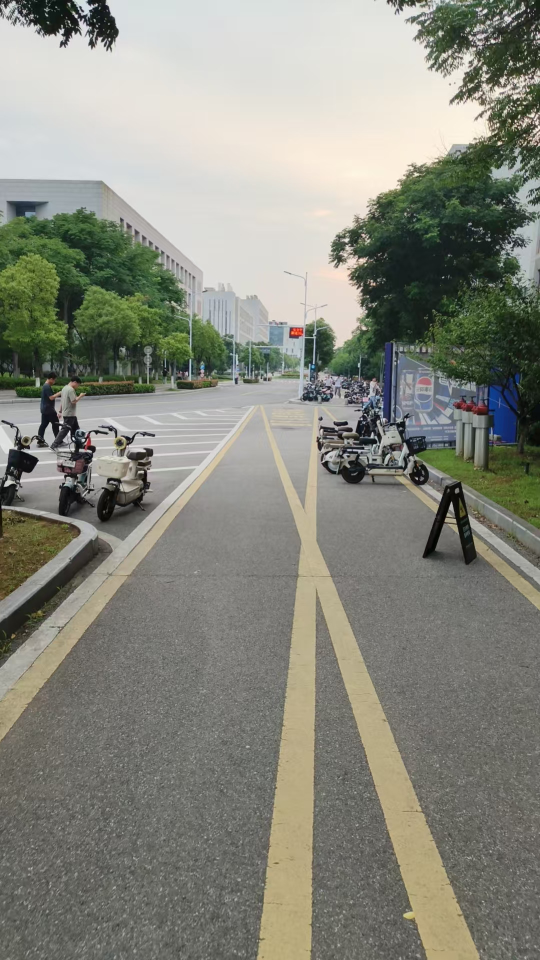
#> input picture data/phone.jpg, 1080 x 1920 px (shown at 1/2 size)
$ python -i sat_features.py   (imports and definitions only)
#> lines starting #> are read from the running program, lines starting #| are printed output that depends on the picture; after the words box and inside, x2 and y2 are one past the last pixel; in counts of white or black regions, pixels touching at a corner belong together
### src/geometry.py
# -*- coding: utf-8 -*-
import math
from dataclasses import dataclass
import numpy as np
import cv2
import config as C

@dataclass
class Pose:
    x: float
    y: float
    yaw: float
    pitch: float
    hfov: float
    mpp: float


def clamp(v, lo, hi):
    return max(lo, min(hi, v))


def angle_diff_deg(a, b):
    return abs((a - b + 180.0) % 360.0 - 180.0)


def vector_from_bearing(deg):
    t = math.radians(deg)
    return np.array([math.sin(t), -math.cos(t)], dtype=np.float64)


def right_vector_from_bearing(deg):
    return vector_from_bearing(deg + 90.0)


# [76 lines left out: functions pixel_ray_to_ground_m, project_uv_to_sat, build_fov_polygon, draw_alpha_poly, not called in this run]

### src/sat_features.py
# -*- coding: utf-8 -*-
import cv2
import numpy as np
import config as C
from .geometry import vector_from_bearing


def remove_red_annotation(img):
    if not C.REMOVE_RED_ANNOTATION:
        return img.copy()
    b, g, r = cv2.split(img)
    mask = ((r > 140) & (g < 135) & (b < 135)).astype(np.uint8) * 255
    if int(mask.sum()) == 0:
        return img.copy()
    return cv2.inpaint(img, mask, 3, cv2.INPAINT_TELEA)


def build_sat_features(sat_img):
    h, w = sat_img.shape[:2]
    clean = remove_red_annotation(sat_img)
    hsv = cv2.cvtColor(clean, cv2.COLOR_BGR2HSV)
    lab = cv2.cvtColor(clean, cv2.COLOR_BGR2LAB).astype(np.float32)

    # local mask
    local = np.zeros((h, w), dtype=np.uint8)
    gx, gy = map(int, C.GPS_XY_INIT)
    cv2.circle(local, (gx, gy), C.SAT_FEATURE_RADIUS_PX, 255, -1)

    # road color seeds along initial yaw
    fwd = vector_from_bearing(C.YAW_INIT_DEG)
    seed_cols = []
    for d in C.ROAD_SEED_FORWARD_PX:
        p = np.array(C.GPS_XY_INIT, dtype=float) + fwd * d
        x = int(np.clip(round(p[0]), 0, w - 1))
        y = int(np.clip(round(p[1]), 0, h - 1))
        patch = lab[max(0,y-2):min(h,y+3), max(0,x-2):min(w,x+3)].reshape(-1, 3)
        if len(patch):
            seed_cols.append(np.mean(patch, axis=0))
    if not seed_cols:
        seed_cols = [np.mean(lab.reshape(-1,3), axis=0)]

    dist_min = np.full((h, w), 1e9, dtype=np.float32)
    for c in seed_cols:
        d = np.linalg.norm(lab - c.reshape(1, 1, 3), axis=2)
        dist_min = np.minimum(dist_min, d)
    road = (dist_min < C.ROAD_LAB_DIST_THRESHOLD).astype(np.uint8) * 255
    road = cv2.bitwise_and(road, local)

    H, S, V = cv2.split(hsv)
    green = (((H >= 35) & (H <= 95) & (S > 35) & (V > 40))).astype(np.uint8) * 255
    green = cv2.bitwise_and(green, local)
    water = (((H >= 70) & (H <= 125) & (S > 20) & (V < 135))).astype(np.uint8) * 255
    bad = cv2.bitwise_or(green, water)
    bad = cv2.bitwise_and(bad, local)
    road[bad > 0] = 0

    k = cv2.getStructuringElement(cv2.MORPH_ELLIPSE, (5,5))
    road = cv2.morphologyEx(road, cv2.MORPH_OPEN, k)
    road = cv2.morphologyEx(road, cv2.MORPH_CLOSE, k)

    gray = cv2.cvtColor(clean, cv2.COLOR_BGR2GRAY)
    gray = cv2.createCLAHE(clipLimit=2.0, tileGridSize=(8,8)).apply(gray)
    gray = cv2.GaussianBlur(gray, (5,5), 0)
    edge = cv2.Canny(gray, 50, 150)
    edge = cv2.bitwise_and(edge, local)

    road_dist = cv2.distanceTransform(255 - road, cv2.DIST_L2, 5)
    road_score = np.exp(-road_dist / 18.0).astype(np.float32)
    edge_dist = cv2.distanceTransform(255 - edge, cv2.DIST_L2, 5)
    edge_score = np.exp(-edge_dist / 10.0).astype(np.float32)
    bad_dist = cv2.distanceTransform(255 - bad, cv2.DIST_L2, 5)
    bad_score = np.maximum((bad > 0).astype(np.float32), np.exp(-bad_dist / 10.0).astype(np.float32) * 0.45)

    debug = sat_img.copy()
    road_color = np.zeros_like(debug); road_color[:,:,1] = road
    bad_color = np.zeros_like(debug); bad_color[:,:,2] = bad
    debug = cv2.addWeighted(debug, 0.75, road_color, 0.25, 0)
    debug = cv2.addWeighted(debug, 0.82, bad_color, 0.25, 0)
    cv2.circle(debug, (gx, gy), 10, (255,0,255), 2)
    return {"road_score": road_score, "edge_score": edge_score, "bad_score": bad_score, "road_mask": road, "green_mask": green, "bad_mask": bad, "edge": edge, "debug": debug}

>>> import cv2
>>> picture = cv2.imread('../data/phone.jpg')
#> picture is the input picture: shape (1920, 1080, 3); mean B, G, R 125.5, 135.9, 134.7
>>> result = build_sat_features(picture)
#> in remove_red_annotation, `mask = ((r > 140) & (g < 135) & (b < 135)).astype(np.uint8) * 255`:
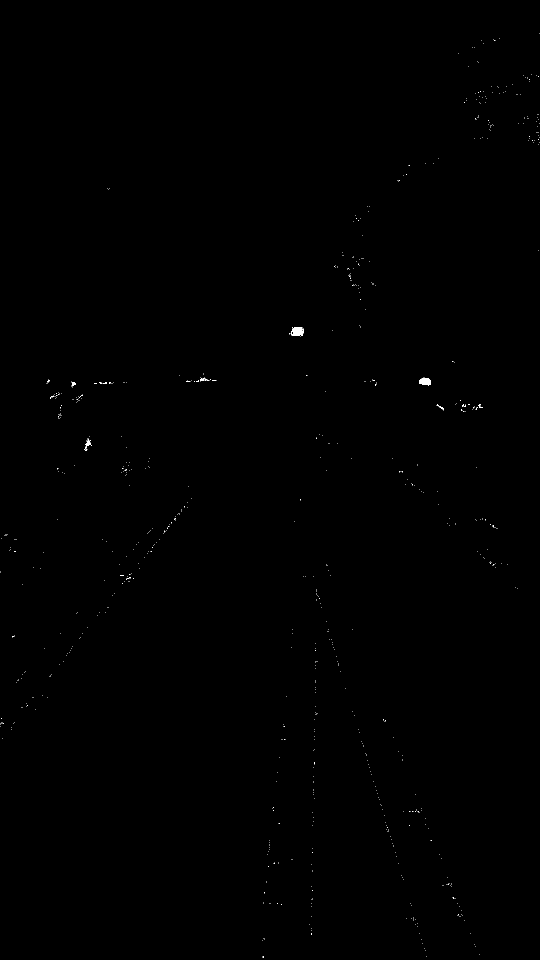
#> mask: shape (1920, 1080) (shown at 1/2 size); 0.1% white; 704 white regions (698 under 20 px), largest, box (x1, y1, x2, y2) and area: (581, 655, 607, 673) 353, (838, 755, 862, 771) 282, (170, 877, 184, 898) 93, (400, 755, 419, 763) 53, (143, 764, 152, 773) 43, (873, 808, 888, 821) 40
#> in build_sat_features, `cv2.circle(local, (gx, gy), C.SAT_FEATURE_RADIUS_PX, 255, -1)`:
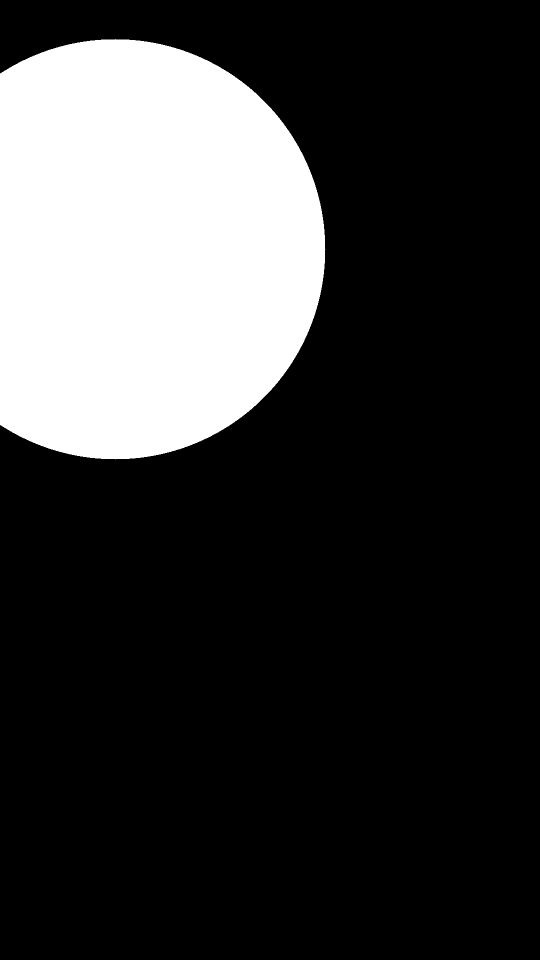
#> local: shape (1920, 1080) (shown at 1/2 size); 22.2% white; 1 white region, box (x1, y1, x2, y2) and area: (0, 78, 651, 919) 460451
#> after the loop in build_sat_features, `for d in C.ROAD_SEED_FORWARD_PX:`: seed_cols = [[91.76, 110.6, 141.9], [62.16, 111.8, 138], [55.96, 117.4, 134.1], [126.2, 107.2, 158.8], [84.36, 110.1, 151.7]]
#> the loop in build_sat_features, `for c in seed_cols:` made 5 passes
#> pass 1, in build_sat_features, `d = np.linalg.norm(lab - c.reshape(1, 1, 3), axis=2)`:
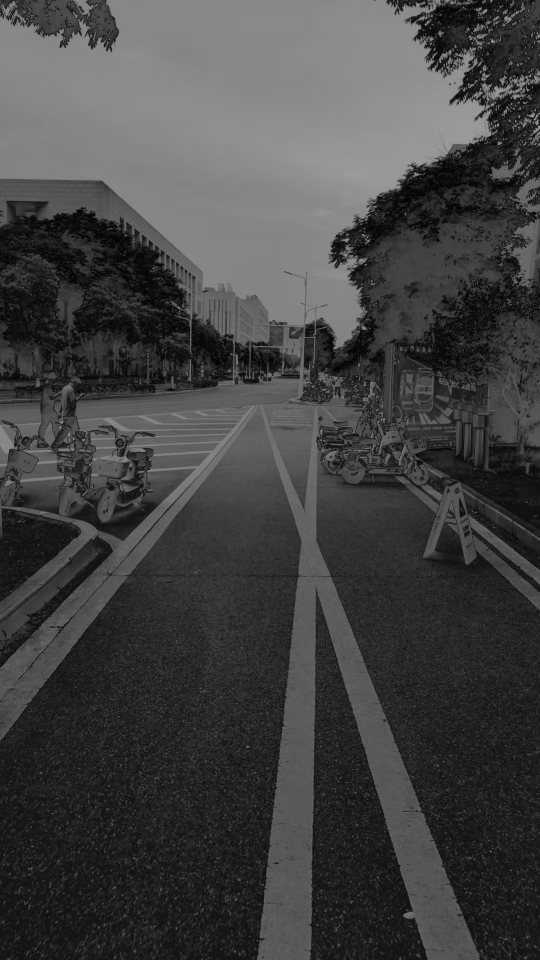
#> d: shape (1920, 1080) float32 (shown at 1/2 size); min 0.651, max 162, mean 66.8
#> after the loop in build_sat_features, `for c in seed_cols:`:
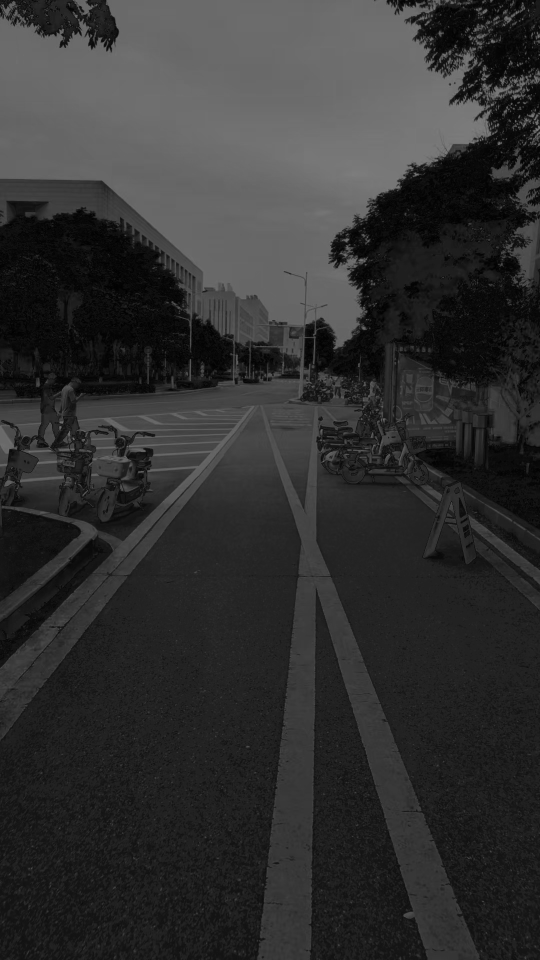
#> dist_min: shape (1920, 1080) float32 (shown at 1/2 size); min 0.259, max 130.1, mean 49.3
#> in build_sat_features, `edge = cv2.Canny(gray, 50, 150)`:
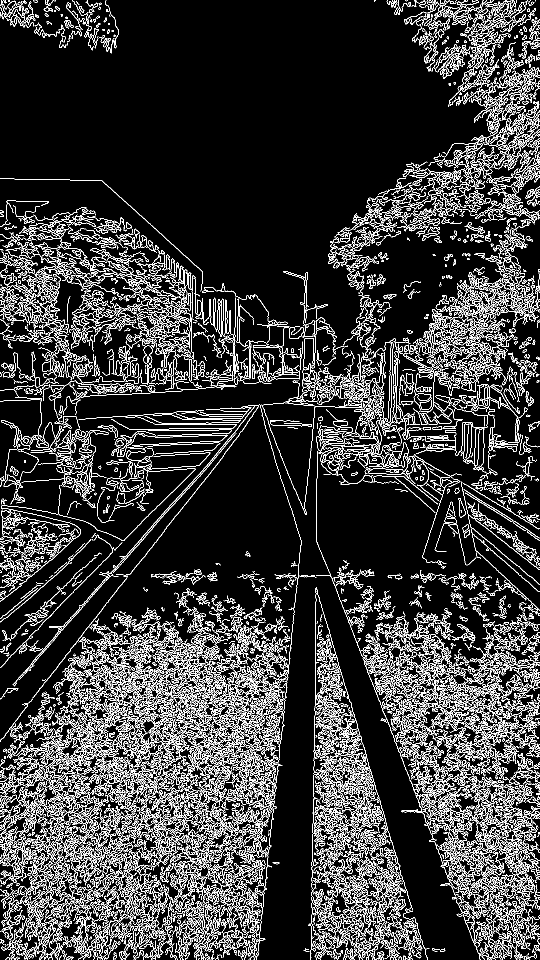
#> edge: shape (1920, 1080) (shown at 1/2 size); 14.1% white in thin lines or dots
#> in build_sat_features, `edge_dist = cv2.distanceTransform(255 - edge, cv2.DIST_L2, 5)`:
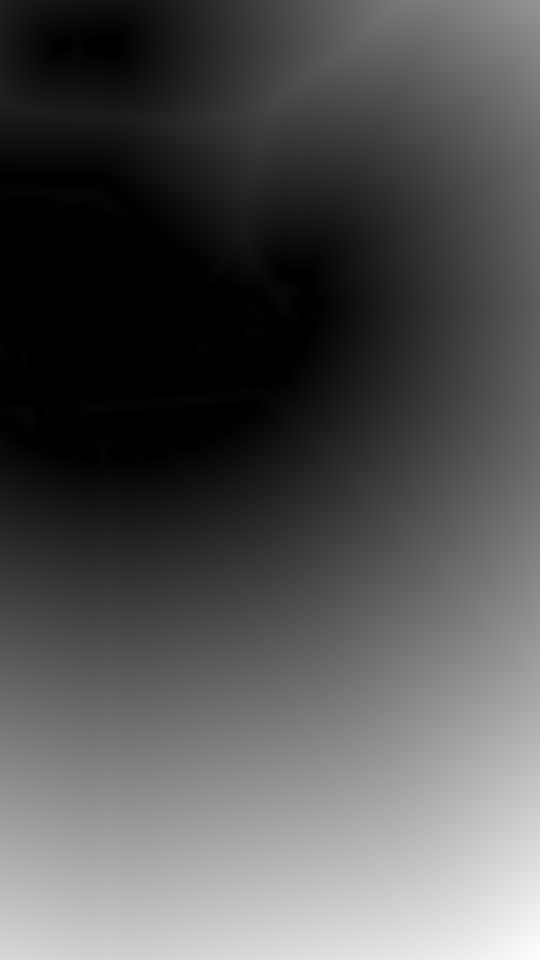
#> edge_dist: shape (1920, 1080) float32 (shown at 1/2 size); min 0, max 1224.8, mean 402.4; drawn with min black and max white
#> in build_sat_features, `debug = cv2.addWeighted(debug, 0.82, bad_color, 0.25, 0)`:
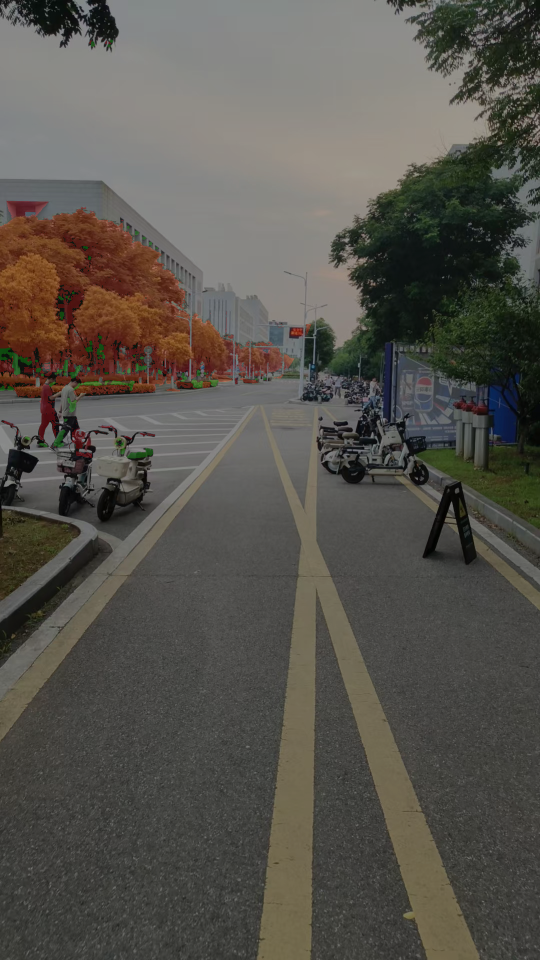
#> debug: shape (1920, 1080, 3) (shown at 1/2 size); mean B, G, R 77.1, 83.7, 86.7
#> result = 8 items
